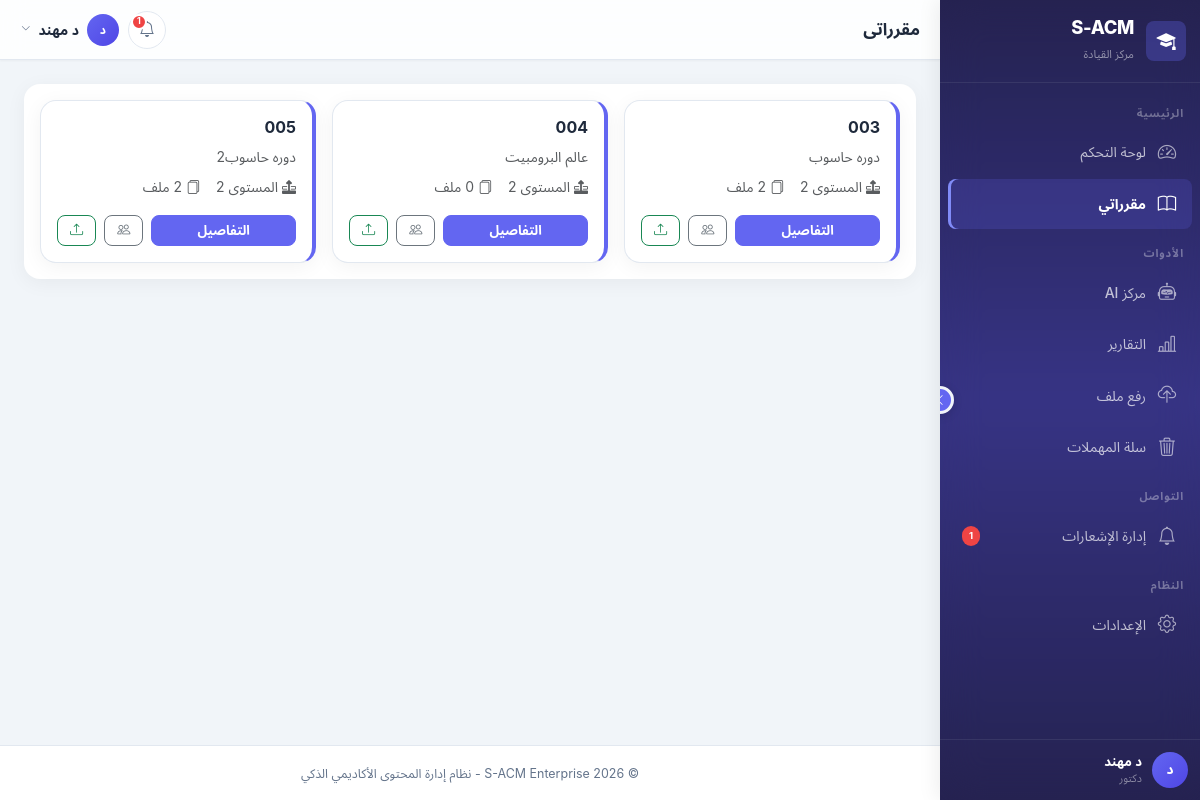
The app's page /instructor/courses/ (signed in) with its own data.
### apps/accounts/models.py (models this page shows, shortened)
class User(AbstractBaseUser, PermissionsMixin):
    ACCOUNT_STATUS_CHOICES = [
        ('inactive', 'غير مفعّل'),
        ('active', 'مفعّل'),
        ('suspended', 'موقوف'),
    ]
    academic_id = models.CharField(
        max_length=50,
        unique=True,
        verbose_name='الرقم الأكاديمي/الوظيفي',
        help_text='الرقم الأكاديمي للطالب أو الرقم الوظيفي للموظف'
    )
    id_card_number = models.CharField(
        max_length=50,
        unique=True,
        verbose_name='رقم البطاقة الشخصية',
        help_text='يستخدم للتحقق من الهوية عند التفعيل'
    )
    full_name = models.CharField(
        max_length=150,
        verbose_name='الاسم الكامل'
    )
    email = models.EmailField(
        unique=True,
        blank=True,
        null=True,
        verbose_name='البريد الإلكتروني',
        help_text='يتم تعيينه عند التفعيل'
    )
    account_status = models.CharField(
        max_length=20,
        choices=ACCOUNT_STATUS_CHOICES,
        default='inactive',
        verbose_name='حالة الحساب'
    )
    role = models.ForeignKey(
        Role,
        on_delete=models.PROTECT,
        related_name='users',
        verbose_name='الدور',
        null=True,
        blank=True
    )
    major = models.ForeignKey(
        Major,
        on_delete=models.SET_NULL,
        related_name='students',
        verbose_name='التخصص',
        null=True,
        blank=True,
        help_text='للطلاب فقط'
    )
    level = models.ForeignKey(
        Level,
        on_delete=models.SET_NULL,
        related_name='students',
        verbose_name='المستوى',
        null=True,
        blank=True,
        help_text='للطلاب فقط'
    )
    is_staff = models.BooleanField(default=False, verbose_name='موظف')
    is_active = models.BooleanField(default=True, verbose_name='نشط')
    date_joined = models.DateTimeField(default=timezone.now, verbose_name='تاريخ الانضمام')
    last_login = models.DateTimeField(null=True, blank=True, verbose_name='آخر تسجيل دخول')
    profile_picture = models.ImageField(
        upload_to='profiles/',
        blank=True,
        null=True,
        verbose_name='صورة الملف الشخصي'
    )
    phone_number = models.CharField(
        max_length=20,
        blank=True,
        null=True,
        verbose_name='رقم الهاتف'
    )
    objects = UserManager()
    USERNAME_FIELD = 'academic_id'
    REQUIRED_FIELDS = ['full_name', 'id_card_number']
    class Meta:
        db_table = 'users'
        verbose_name = 'مستخدم'
        verbose_name_plural = 'المستخدمون'
        indexes = [
            models.Index(fields=['academic_id']),
            models.Index(fields=['email']),
            models.Index(fields=['account_status']),
        ]
    def is_admin(self):
        return self.role and self.role.code == Role.ADMIN
    def is_instructor(self):
        return self.role and self.role.code == Role.INSTRUCTOR
    def is_student(self):
        return self.role and self.role.code == Role.STUDENT

class Role(models.Model):
    ADMIN = 'admin'
    INSTRUCTOR = 'instructor'
    STUDENT = 'student'
    code = models.CharField(
        max_length=50,
        unique=True,
        verbose_name='كود الدور',
        help_text='معرف فريد للدور (بالإنجليزية، مثل: admin, instructor)'
    )
    display_name = models.CharField(
        max_length=100,
        verbose_name='اسم العرض',
        help_text='الاسم الذي يظهر للمستخدم'
    )
    description = models.TextField(
        blank=True,
        null=True,
        verbose_name='وصف الدور'
    )
    is_system = models.BooleanField(
        default=False,
        verbose_name='دور نظام',
        help_text='الأدوار الافتراضية التي لا يمكن حذفها'
    )
    is_active = models.BooleanField(
        default=True,
        verbose_name='نشط'
    )
    created_at = models.DateTimeField(auto_now_add=True, verbose_name='تاريخ الإنشاء')
    updated_at = models.DateTimeField(auto_now=True, verbose_name='تاريخ التحديث')
    class Meta:
        db_table = 'roles'
        verbose_name = 'دور'
        verbose_name_plural = 'الأدوار'
        ordering = ['-is_system', 'display_name']

class Level(models.Model):
    level_name = models.CharField(
        max_length=50,
        unique=True,
        verbose_name='اسم المستوى'
    )
    level_number = models.PositiveIntegerField(
        unique=True,
        verbose_name='رقم المستوى',
        help_text='رقم ترتيبي للمستوى (1, 2, 3, 4) يستخدم في الترقية الجماعية'
    )
    description = models.TextField(
        blank=True,
        null=True,
        verbose_name='وصف المستوى'
    )
    class Meta:
        db_table = 'levels'
        verbose_name = 'مستوى'
        verbose_name_plural = 'المستويات'
        ordering = ['level_number']
    def __str__(self):
        return self.level_name

### apps/courses/models.py (models this page shows, shortened)
class Course(models.Model):
    course_name = models.CharField(
        max_length=150,
        verbose_name='اسم المقرر'
    )
    course_code = models.CharField(
        max_length=20,
        unique=True,
        verbose_name='رمز المقرر'
    )
    description = models.TextField(
        blank=True,
        null=True,
        verbose_name='وصف المقرر'
    )
    level = models.ForeignKey(
        'accounts.Level',
        on_delete=models.PROTECT,
        related_name='courses',
        verbose_name='المستوى'
    )
    semester = models.ForeignKey(
        'accounts.Semester',
        on_delete=models.PROTECT,
        related_name='courses',
        verbose_name='الفصل الدراسي'
    )
    credit_hours = models.PositiveIntegerField(
        default=3,
        verbose_name='الساعات المعتمدة'
    )
    is_active = models.BooleanField(
        default=True,
        verbose_name='نشط'
    )
    created_at = models.DateTimeField(
        auto_now_add=True,
        verbose_name='تاريخ الإنشاء'
    )
    updated_at = models.DateTimeField(
        auto_now=True,
        verbose_name='تاريخ التحديث'
    )
    class Meta:
        db_table = 'courses'
        verbose_name = 'مقرر'
        verbose_name_plural = 'المقررات'
        ordering = ['course_code']
        indexes = [
            models.Index(fields=['course_code']),
            models.Index(fields=['level', 'semester']),
        ]

### apps/instructor/views.py (the view)
# urls.py: path('courses/', views.InstructorCourseListView.as_view(), name='course_list'),
class InstructorCourseListView(LoginRequiredMixin, InstructorRequiredMixin, ListView):
    template_name = 'instructor/course_list.html'
    context_object_name = 'courses'
    def get_queryset(self):
        return (
            Course.objects
            .get_courses_for_instructor(self.request.user)
            .select_related('level')
            .annotate(
                file_count=Count(
                    'files',
                    filter=Q(files__is_deleted=False)
                ),
                total_downloads=Coalesce(
                    Sum('files__download_count', filter=Q(files__is_deleted=False)),
                    0
                ),
            )
        )
    def get_context_data(self, **kwargs):
        context = super().get_context_data(**kwargs)
        context['active_page'] = 'courses'
        return context

### templates/instructor/course_list.html (shortened to what this page needs)
{% extends 'layouts/dashboard_base.html' %}
{% block page_title %}مقرراتي{% endblock %}
{% block dashboard_content %}
<div class="card">
    <div class="card-body">
        {% if courses %}
        <div class="row g-3">
            {% for course in courses %}
            <div class="col-md-6 col-xl-4">
                <div class="card h-100 border" style="border-right:4px solid var(--primary) !important;">
                    <div class="card-body">
                        <h6 class="fw-bold">{{ course.course_code }}</h6>
                        <p class="text-muted small mb-2">{{ course.course_name }}</p>
                        <div class="d-flex gap-3 small text-muted mb-3">
                            <span><i class="bi bi-layer-forward me-1"></i>{{ course.level }}</span>
                            <span><i class="bi bi-files me-1"></i>{{ course.files.count }} ملف</span>
                        </div>
                        <div class="d-flex gap-2">
                            <a href="{% url 'instructor:course_detail' course.pk %}" class="btn btn-sm btn-primary flex-fill">التفاصيل</a>
                            <a href="{% url 'instructor:student_roster' course.pk %}" class="btn btn-sm btn-outline-secondary"><i class="bi bi-people"></i></a>
                            <a href="{% url 'instructor:file_upload' %}?course={{ course.pk }}" class="btn btn-sm btn-outline-success"><i class="bi bi-upload"></i></a>
                        </div>
                    </div>
                </div>
            </div>
            {% endfor %}
        </div>
        {% else %}
        <div class="empty-state"><i class="bi bi-book d-block"></i><p>لا توجد مقررات معينة لك</p></div>
        {% endif %}
    </div>
</div>
{% endblock %}

### templates/layouts/dashboard_base.html (shortened to what this page needs)
{% load static %}
<!DOCTYPE html>
<html lang="ar" dir="rtl">
<head>
    <link href="https://cdn.jsdelivr.net/npm/bootstrap@5.3.2/dist/css/bootstrap.rtl.min.css" rel="stylesheet">
    <link href="https://cdn.jsdelivr.net/npm/bootstrap-icons@1.11.3/font/bootstrap-icons.css" rel="stylesheet">
    <link href="{% static 'css/style.css' %}" rel="stylesheet">
    <link href="{% static 'css/mobile-app.css' %}" rel="stylesheet">
</head>
<body>
    <nav class="sidebar" id="sidebar" role="navigation" aria-label="القائمة الرئيسية">
        <button class="sidebar-collapse-btn" id="sidebarCollapseBtn" title="طي/توسيع القائمة" aria-label="طي القائمة" type="button">
            <i class="bi bi-chevron-left"></i>
        </button>
        <div class="sidebar-brand">
            <div class="sidebar-brand-icon">
                <i class="bi bi-mortarboard-fill"></i>
            </div>
            <div class="sidebar-brand-text">
                <h4>S-ACM</h4>
                <small>{% if is_instructor %}مركز القيادة{% elif is_student %}بوابة التعلم{% else %}لوحة التحكم{% endif %}</small>
            </div>
        </div>
        <div class="sidebar-nav" id="sidebarNav">
            {% block sidebar_nav %}
            {% if is_instructor %}
            <div class="sidebar-section-title">الرئيسية</div>
            <div class="nav-item">
                <a class="nav-link {% if active_page == 'dashboard' %}active{% endif %}" href="{% url 'instructor:dashboard' %}" title="لوحة التحكم">
                    <i class="bi bi-speedometer2"></i>
                    <span class="link-text">لوحة التحكم</span>
                </a>
            </div>
            <div class="nav-item">
                <a class="nav-link {% if active_page == 'courses' %}active{% endif %}" href="{% url 'instructor:course_list' %}" title="مقرراتي">
                    <i class="bi bi-book"></i>
                    <span class="link-text">مقرراتي</span>
                </a>
            </div>
            <div class="sidebar-section-title">الأدوات</div>
            <div class="nav-item">
                <a class="nav-link {% if active_page == 'ai_hub' %}active{% endif %}" href="{% url 'instructor:ai_hub' %}" title="مركز AI">
                    <i class="bi bi-robot"></i>
                    <span class="link-text">مركز AI</span>
                </a>
            </div>
            <div class="nav-item">
                <a class="nav-link {% if active_page == 'reports' %}active{% endif %}" href="{% url 'instructor:reports' %}" title="التقارير">
                    <i class="bi bi-bar-chart-line"></i>
                    <span class="link-text">التقارير</span>
                </a>
            </div>
            <div class="nav-item">
                <a class="nav-link {% if active_page == 'upload' %}active{% endif %}" href="{% url 'instructor:file_upload' %}" title="رفع ملف">
                    <i class="bi bi-cloud-upload"></i>
                    <span class="link-text">رفع ملف</span>
                </a>
            </div>
            <div class="nav-item">
                <a class="nav-link {% if active_page == 'trash' %}active{% endif %}" href="{% url 'instructor:trash_list' %}" title="سلة المهملات">
                    <i class="bi bi-trash3"></i>
                    <span class="link-text text-truncate">سلة المهملات</span>
                </a>
            </div>
            <div class="sidebar-section-title">التواصل</div>
            <div class="nav-item">
                <a class="nav-link {% if active_page == 'notifications' %}active{% endif %}" href="{% url 'notifications:management' %}" title="إدارة الإشعارات">
                    <i class="bi bi-bell"></i>
                    <span class="link-text text-truncate">إدارة الإشعارات</span>
                    {% if unread_count %}<span class="sidebar-badge">{{ unread_count }}</span>{% endif %}
                </a>
            </div>
            <div class="sidebar-section-title">النظام</div>
            <div class="nav-item">
                <a class="nav-link {% if active_page == 'settings' %}active{% endif %}" href="{% url 'instructor:settings' %}" title="الإعدادات">
                    <i class="bi bi-gear"></i>
                    <span class="link-text">الإعدادات</span>
                </a>
            </div>
            {% endif %}
            {% endblock %}
        </div>
        <div class="sidebar-footer">
            <div class="sidebar-user">
                <div class="avatar-circle">
                    {{ request.user.full_name|slice:":1"|upper }}
                </div>
                <div class="sidebar-user-info">
                    <div class="sidebar-user-name text-truncate">{{ request.user.full_name|truncatechars:16 }}</div>
                    <div class="sidebar-user-role">{{ user_role|default:"مستخدم" }}</div>
                </div>
            </div>
        </div>
    </nav>
    <div class="main-wrapper" id="mainWrapper">
        <header class="top-navbar" id="topNavbar">
            <div class="d-flex align-items-center gap-3 min-w-0">
                <h6 class="page-title mb-0 text-truncate">{% block page_title %}لوحة التحكم{% endblock %}</h6>
            </div>
            <div class="nav-actions">
                <div class="dropdown">
                    <button class="btn-icon position-relative" data-bs-toggle="dropdown" aria-label="الإشعارات">
                        <i class="bi bi-bell"></i>
                        {% if unread_count and unread_count > 0 %}
                        <span class="notification-dot">{{ unread_count }}</span>
                        {% endif %}
                    </button>
                </div>
                <div class="dropdown">
                    <button class="d-flex align-items-center gap-2 btn btn-link text-decoration-none p-0" data-bs-toggle="dropdown" aria-label="قائمة المستخدم">
                        <div class="avatar-circle avatar-sm">{{ request.user.full_name|slice:":1"|upper }}</div>
                        <span class="d-none d-md-inline small fw-semibold text-truncate" style="max-width:100px;color:var(--text-primary);">{{ request.user.full_name|truncatechars:12 }}</span>
                        <i class="bi bi-chevron-down d-none d-md-inline" style="font-size:0.6rem;color:var(--text-secondary);"></i>
                    </button>
                </div>
            </div>
        </header>
        <main class="page-content" id="pageContent">
            {% block dashboard_content %}{% endblock %}
        </main>
        <footer class="dashboard-footer">
            <small>&copy; 2026 S-ACM Enterprise - نظام إدارة المحتوى الأكاديمي الذكي</small>
        </footer>
    </div>
</body>
</html>

### records on screen
User: user.full_name "د", user.full_name "د مهند"
Role: display_name "دكتور"
Course: course_code "003", course_name "دوره حاسوب", level "المستوى 2"
Course: course_code "004", course_name "عالم البرومبيت", level "المستوى 2"
Course: course_code "005", course_name "دوره حاسوب2", level "المستوى 2"

### other values on screen
{{ unread_count }} "1"
